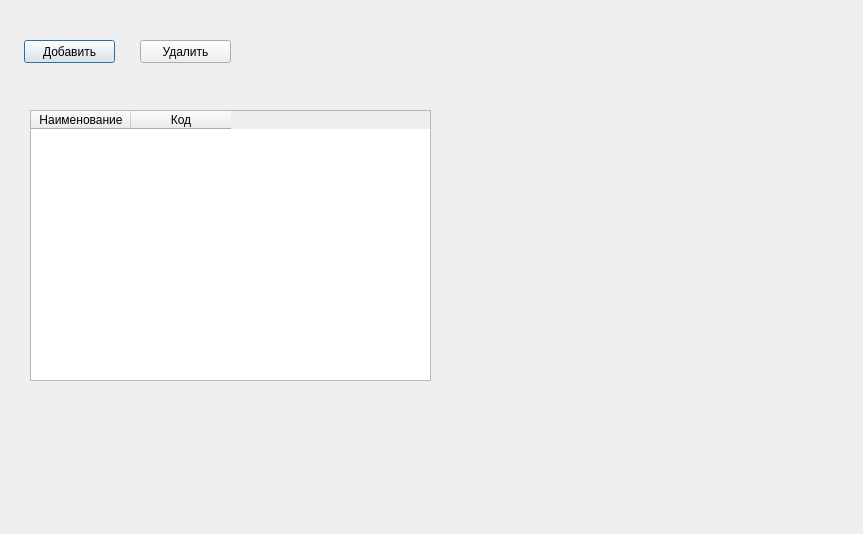
<?xml version="1.0" encoding="UTF-8"?>
<ui version="4.0">
 <class>ModelCarsDialog</class>
 <widget class="QDialog" name="ModelCarsDialog">
  <property name="geometry">
   <rect>
    <x>0</x>
    <y>0</y>
    <width>863</width>
    <height>534</height>
   </rect>
  </property>
  <property name="windowTitle">
   <string>Dialog</string>
  </property>
  <widget class="QTableWidget" name="tableWidget">
   <property name="geometry">
    <rect>
     <x>30</x>
     <y>110</y>
     <width>401</width>
     <height>271</height>
    </rect>
   </property>
   <property name="rowCount">
    <number>0</number>
   </property>
   <property name="columnCount">
    <number>2</number>
   </property>
   <column>
    <property name="text">
     <string>Наименование</string>
    </property>
   </column>
   <column>
    <property name="text">
     <string>Код</string>
    </property>
   </column>
  </widget>
  <widget class="QPushButton" name="pushButton">
   <property name="geometry">
    <rect>
     <x>24</x>
     <y>40</y>
     <width>91</width>
     <height>23</height>
    </rect>
   </property>
   <property name="text">
    <string>Добавить</string>
   </property>
  </widget>
  <widget class="QPushButton" name="pushButton_2">
   <property name="geometry">
    <rect>
     <x>140</x>
     <y>40</y>
     <width>91</width>
     <height>23</height>
    </rect>
   </property>
   <property name="text">
    <string>Удалить</string>
   </property>
  </widget>
 </widget>
 <resources/>
 <connections/>
</ui>
